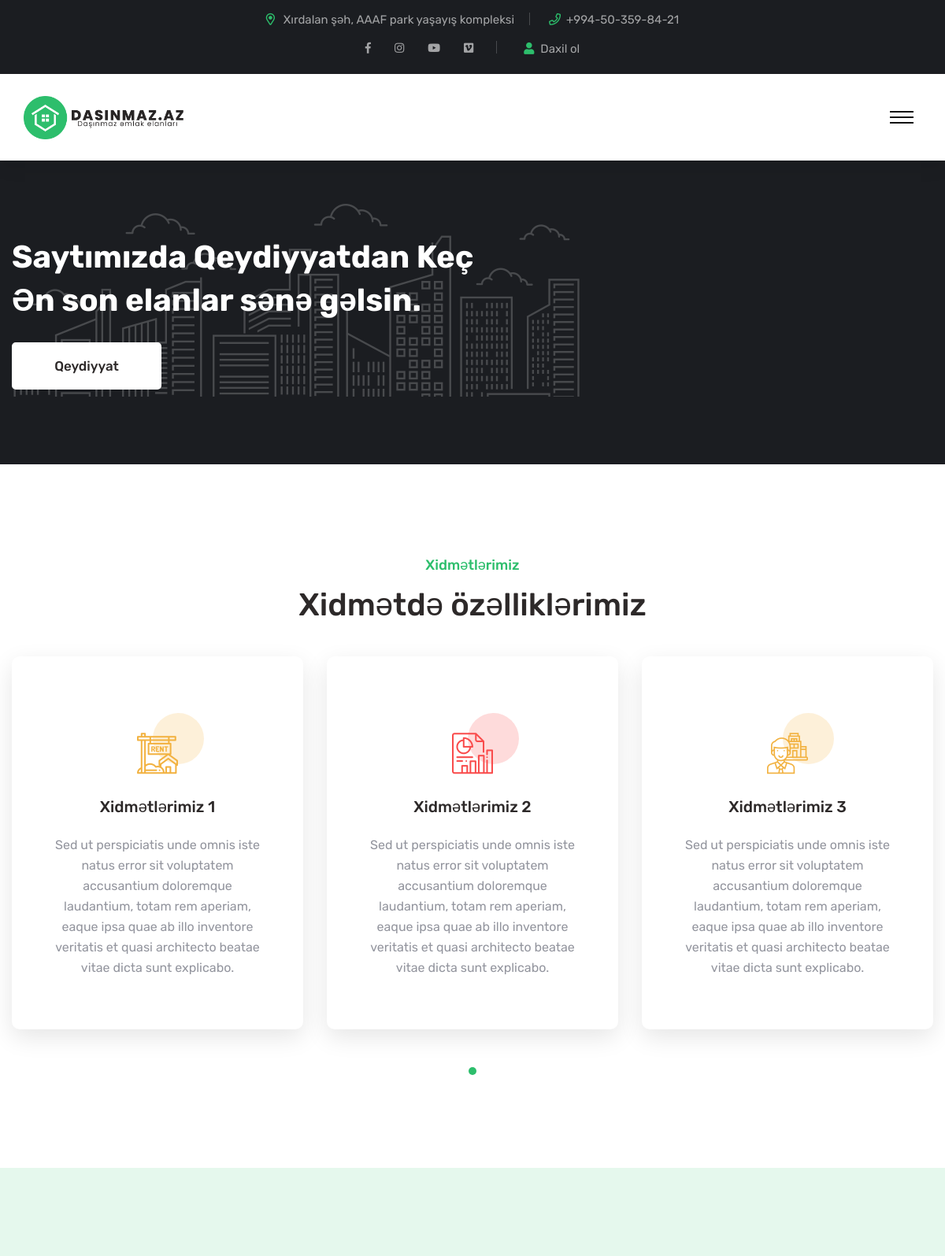
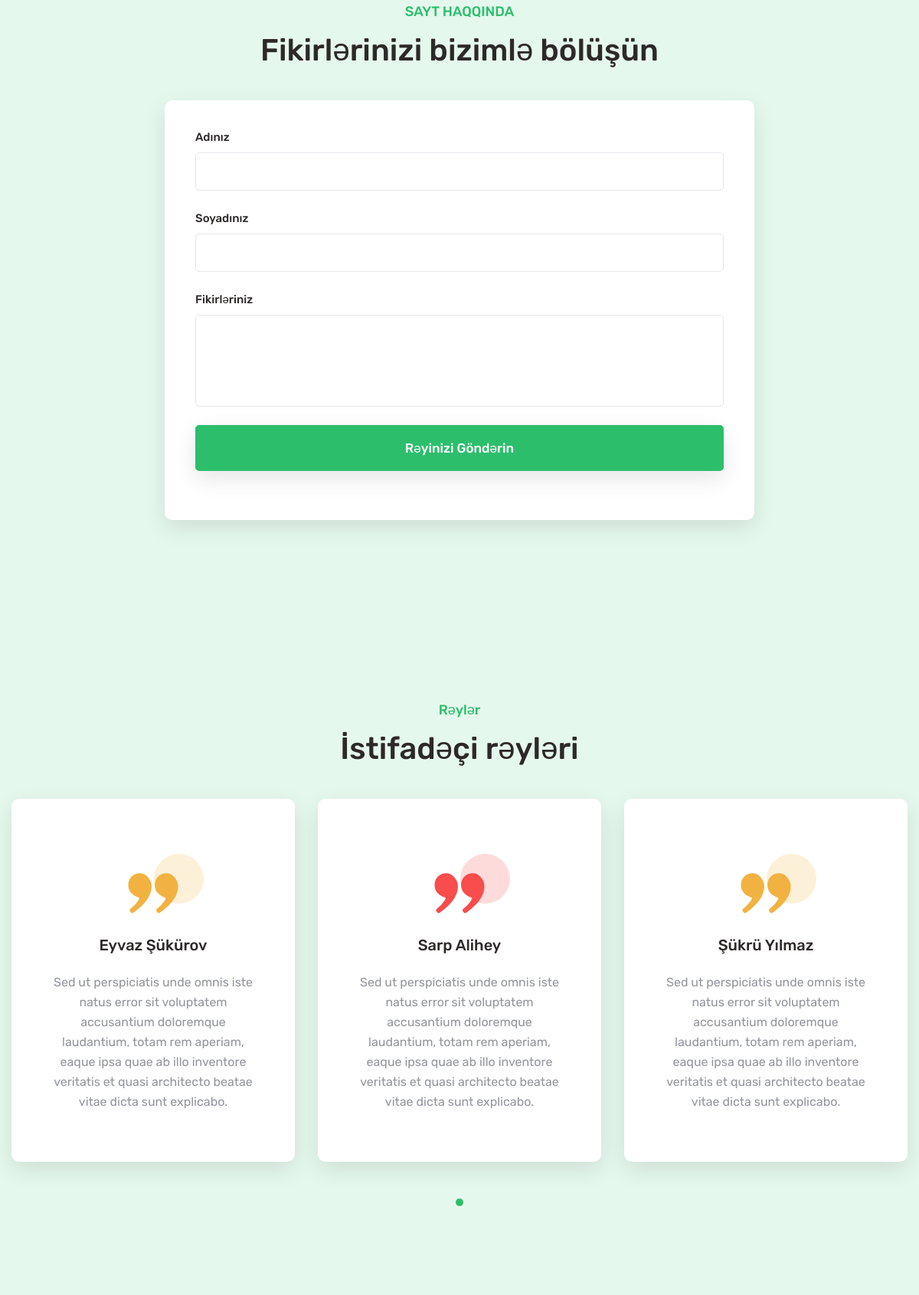
The page / (upper part) on the database its author committed (2 pictures, top to bottom).
### Services/models.py (models this page shows, shortened)
class Service(models.Model):
    title = models.CharField(max_length=225, verbose_name="Başlıq")
    description = models.TextField(verbose_name="Açıqlama")
    icon = models.CharField(max_length = 50,verbose_name="İkon")
    created_at = models.DateTimeField(auto_now_add = True)
    updated_at = models.DateTimeField(auto_now = True)
    class Meta:
        verbose_name_plural = "Xidmətlərimiz"

### Testimonial/models.py (models this page shows, shortened)
class Testimonial(models.Model):
    name = models.CharField(max_length = 50, verbose_name = "Ad")
    surname = models.CharField(max_length = 50, verbose_name = "Soyad")
    message = models.TextField(blank = True, null = True, verbose_name = "Mesaj")
    show = models.BooleanField(default=False, verbose_name = "Saytda görülsün")
    created_at = models.DateTimeField(auto_now_add = True)
    updated_at = models.DateTimeField(auto_now = True)
    class Meta:
        verbose_name_plural = "Rəylər"

### Home/views.py (the view)
# urls.py: path('', include("Home.urls")),
def Home(request):
    data = {}
    our_services = Service.objects.all()
    testimonials = Testimonial.objects.filter(show=True)
    last_3_announcement = AnnouncementModel.objects.filter(is_active=True).order_by("-id")[0:3]
    if our_services.count() >= 3: data["services"] = our_services
    if testimonials.count() >= 3: data["testimonials"] = testimonials
    if last_3_announcement.count() == 3 : data["announcements"] = last_3_announcement
    return render(request, "index.html", context=data)

### Templates/index.html (shortened to what this page needs)
{% extends 'layout.html' %}
{% load static %}
{% block container %}
    {% if not request.user.is_authenticated %}
        {% include 'partials/signup-alert.html' %}
    {% endif %}
    {% include 'partials/services.html' %}
    {% include 'partials/create-testimonial.html' %}
    {% include 'partials/testimonials.html' %}
{% endblock container %}

### Templates/partials/services.html
{% if services %}
<section class="feature-style-three centred pb-110">
    <div class="auto-container">
        <div class="sec-title">
            <h5 style="text-transform: capitalize;">Xidmətlərimiz</h5>
            <h2>Xidmətdə özəlliklərimiz</h2>
        </div>
        <div class="three-item-carousel owl-carousel owl-theme owl-nav-none dots-style-one">
            {% for service in services %}
                <div class="feature-block-two">
                    <div class="inner-box">
                        <div class="icon-box"><i class="{{service.icon}}"></i></div>
                        <h4>{{service.title}}</h4>
                        <p>{{service.description}}</p>
                    </div>
                </div>
            {% endfor %}
        </div>
    </div>
</section>
{% endif %}

### Templates/partials/testimonials.html
{% if testimonials %}
<section class="feature-style-three centred pb-110 bg-color-1">
    <div class="auto-container">
        <div class="sec-title">
            <h5 style="text-transform: capitalize;">Rəylər</h5>
            <h2>İstifadəçi rəyləri</h2>
        </div>
        <div class="three-item-carousel owl-carousel owl-theme owl-nav-none dots-style-one">
            {% for testimonial in testimonials %}
            <div class="feature-block-two">
                <div class="inner-box">
                    <div class="icon-box"><i class="icon-18"></i></div>
                    <h4>{{testimonial.name}} {{testimonial.surname}}</h4>
                    <p>{{testimonial.message}}</p>
                </div>
            </div>
            {% endfor %}
        </div>
    </div>
</section>
{% endif %}

### Static/css/color/theme-color.css (style rules this page uses)
.sec-title h5 { color: #2dbe6c; }
.owl-item:nth-child(2n+1) .feature-block-two .inner-box .icon-box { color: #2dbe6c; }
.owl-item:nth-child(2n+1) .feature-block-two .inner-box .icon-box:before { background-color: #2dbe6c; }

### rows shown on the page
Service: title "Xidmətlərimiz 1", description "Sed ut perspiciatis unde omnis iste natus error sit voluptatem accusantium doloremque laudantium, totam rem aperiam, eaque ipsa quae ab illo inventore veritatis et quasi architecto beatae vitae dicta sunt explicabo."
Service: title "Xidmətlərimiz 2", description "Sed ut perspiciatis unde omnis iste natus error sit voluptatem accusantium doloremque laudantium, totam rem aperiam, eaque ipsa quae ab illo inventore veritatis et quasi architecto beatae vitae dicta sunt explicabo."
Service: title "Xidmətlərimiz 3", description "Sed ut perspiciatis unde omnis iste natus error sit voluptatem accusantium doloremque laudantium, totam rem aperiam, eaque ipsa quae ab illo inventore veritatis et quasi architecto beatae vitae dicta sunt explicabo."
Testimonial: name "Eyvaz", surname "Şükürov", message "Sed ut perspiciatis unde omnis iste natus error sit voluptatem accusantium doloremque laudantium, totam rem aperiam, eaque ipsa quae ab illo inventore veritatis et quasi architecto beatae vitae dicta sunt explicabo."
Testimonial: name "Sarp", surname "Alihey", message "Sed ut perspiciatis unde omnis iste natus error sit voluptatem accusantium doloremque laudantium, totam rem aperiam, eaque ipsa quae ab illo inventore veritatis et quasi architecto beatae vitae dicta sunt explicabo."
Testimonial: name "Şükrü", surname "Yılmaz", message "Sed ut perspiciatis unde omnis iste natus error sit voluptatem accusantium doloremque laudantium, totam rem aperiam, eaque ipsa quae ab illo inventore veritatis et quasi architecto beatae vitae dicta sunt explicabo."
